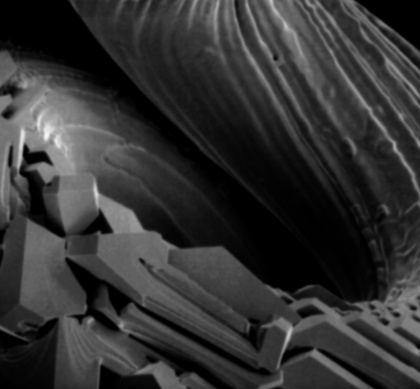
%> input picture 实验图片/Fig3.43(a).jpg, 420 x 389 px, shrunk from 572 x 530 before the run
$ octave proj03_06_unsharp.m   (GNU Octave 9; MATLAB toolbox functions it lacks are replaced by stand-ins)
%> lines starting %> are read from the running program, lines starting %| are printed output that depends on the picture
### 代码/spfilt.m
function g = spfilt(f, mask)
% ============================================================
%  Project 03-04  3x3 空间滤波（通用程序）  [后续实验复用]
%  g = spfilt(f, mask)
%     f    : 输入图像
%     mask : 3x3 系数矩阵（系数为变量，可任意指定）
%  实现：空间相关（滤波），边界用复制方式填充
% ============================================================
f = im2double(f);
[mask_valid, ~] = size(mask);
if ~isequal(size(mask), [3 3])
    error('掩模必须是 3x3（当前 %dx%d）', mask_valid, size(mask,2));
end

[m, n] = size(f);
fp = padarray(f, [1 1], 'replicate');   % 边界复制填充
g  = zeros(m, n);
for i = 1:m
    for j = 1:n
        g(i,j) = sum(sum(fp(i:i+2, j:j+2) .* mask));
    end
end
end

### 代码/proj03_06_unsharp.m
%% ============================================================
%  Project 03-06  反锐化掩模与高提升滤波（Fig 3.43(a)）
%  复用 spfilt.m（03-04）与 imarith.m（03-03）
%  使用前：当前目录 = 实验根目录，已 addpath('代码')
%% ============================================================
clear; close all; clc;

f = imread(fullfile('实验图片', 'Fig3.43(a).jpg'));
%> f is the input picture: size 389x420 uint8; min 0, max 246, mean 50.3
f = im2double(f);
%> f: size 389x420 double

%% (a) 高提升滤波：Eq.(3.7-8)   g = A*f - (f - f_bar)
% 平均（模糊）部分用 Fig 3.34(a) 的 3x3 均值掩模
avg  = ones(3)/9;
fbar = spfilt(f, avg);            % 模糊图像 f_bar
unsharp = f - fbar;               % 反锐化掩模（模版）
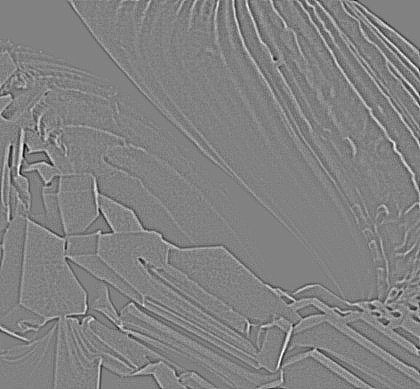
%> unsharp: size 389x420 double; min -0.0715, max 0.0688, mean 1.08e-17; drawn with min black and max white

%% (b) 调整 A，使结果尽量接近教材 Fig 3.43(d)
Alist = [1.5 2 2.5 3];            % A=1 即经典反锐化掩模
figure('Name','P03-06');
subplot(2,3,1); imshow(f, []);    title('原图 Fig 3.43(a)');
subplot(2,3,2); imshow(fbar);     title('模糊图 \bar{f}（3\times3均值）');
subplot(2,3,3); imshow(unsharp, []); title('模版 f-\bar{f}');
for k = 1:numel(Alist)
    A = Alist(k);
    g = A*f - unsharp;            % Eq.(3.7-8)：g = A*f - (f - \bar{f})
    subplot(2,3,k+3); imshow(g, []);
    title(sprintf('A = %.1f', A));
end
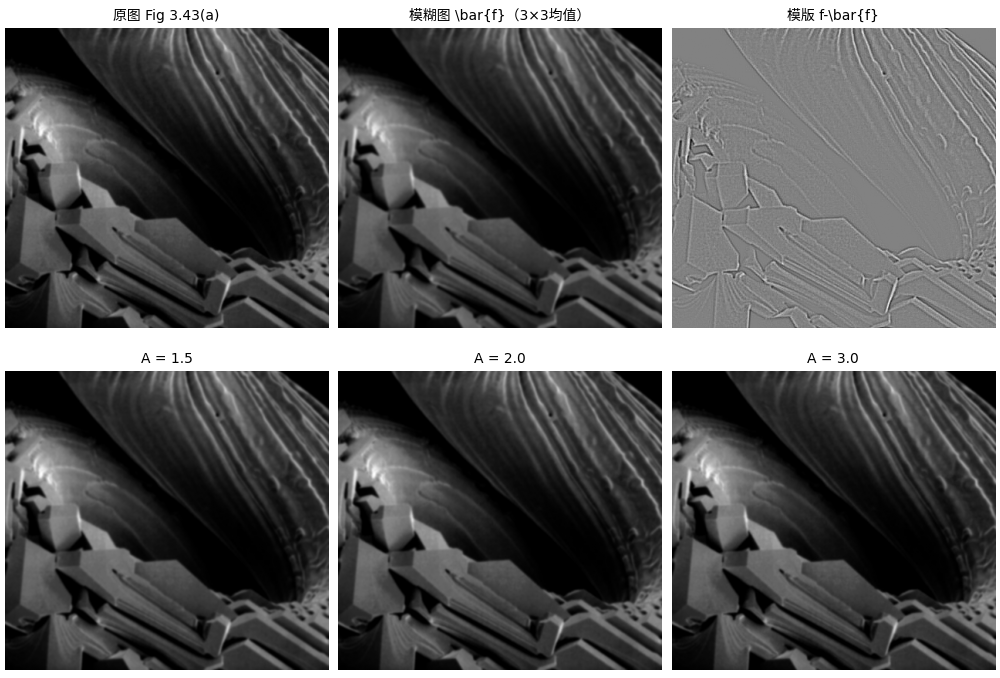
%> figure redrawn from the program's plot data, 6 panels
% [截图 1] 整幅 2x3 图（选出最接近 Fig 3.43(d) 的 A）

%% 用选定的 A 出最终图（示例 A=2.5，按你上面的比较结果修改）
A = 2.5;
g = A*f - unsharp;
figure; imshow(g, []); title(sprintf('最终结果：高提升滤波 A=%.1f', A));
% [截图 2] 最终选定 A 的结果大图（报告"结果讨论"引用）
